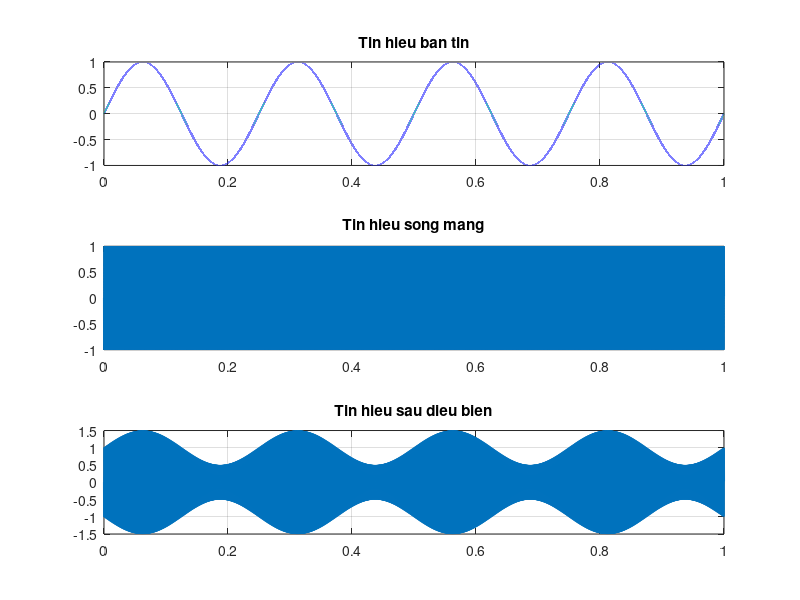

Write the MATLAB code that produced this figure.
clc;
clear;

fs = 240000;
ts = 1/fs;
F = 10;
T = 1/F;
t = 0:ts:10*T-ts;

x = sin(8*pi*t);

%a
f = 1200;
a = 1;
phic = pi/2;
m = 0.5;

Am = max(abs(x));
x_norm = x/Am;

xc = a*cos(2*pi*f*t + phic);

s = (1 + m*x_norm) .* xc;

%b
figure;
subplot(3,1,1);
plot(t, x, 'LineWidth', 1.5);
title('Tin hieu ban tin');
grid on;

subplot(3,1,2);
plot(t, xc, 'LineWidth', 1.5);
title('Tin hieu song mang');
grid on;

subplot(3,1,3);
plot(t, s, 'LineWidth', 1.5);
title('Tin hieu sau dieu bien');
grid on;
